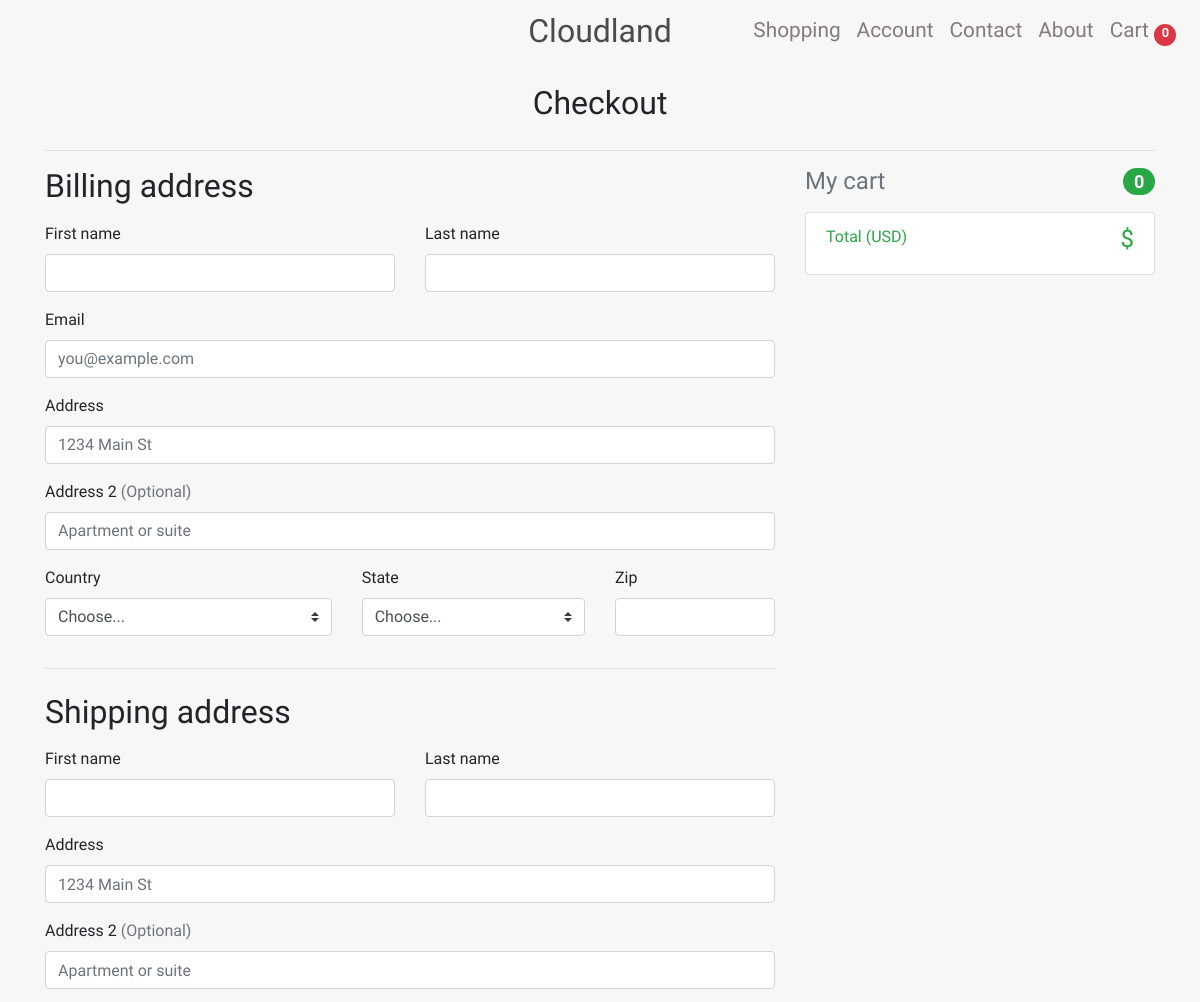
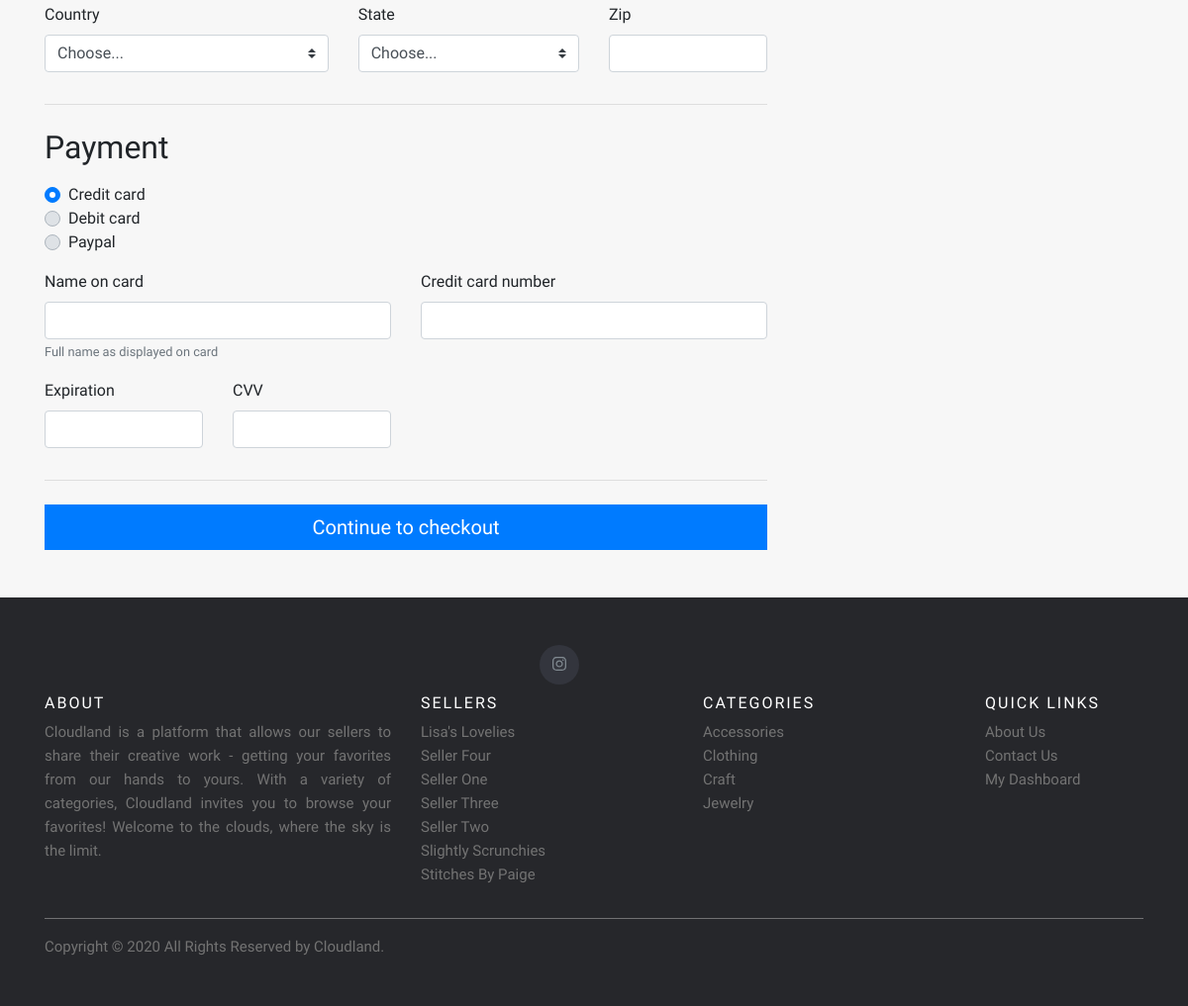
Screenshot of /orders/billing/ with the database file from the repository (2 pictures, top to bottom).
### store/models.py (models this page shows, shortened)
class Seller(models.Model):
    user = models.OneToOneField(User, on_delete=models.CASCADE, null=True)
    profile_picture = models.ImageField(upload_to='seller_profiles', help_text="Upload your profile picture for our about page", blank=True, null=True)
    bio_description = models.TextField(max_length=500, default="", help_text="Brief bio describing who you are and what you do")
    seller_full_name = models.CharField(max_length=50)
    seller_listing_name = models.CharField(max_length=50)
    email = models.EmailField(max_length=50)
    date_added = models.DateField(auto_now_add=True)
    slug = models.SlugField(null=True, unique=True)
    is_active = models.BooleanField(default=True)

class Category(models.Model):
    name = models.CharField(max_length=30)
    slug = models.SlugField(null=False, unique=True)
    class Meta:
        verbose_name_plural = "Categories"

### orders/views.py (the view)
# urls.py: path('billing/', views.billing, name='orders-billing'),
def billing(request):
    return render(request, 'orders/billing.html')

### store/context_processors.py (called while the page is built)
def add_variables_to_context(request):
    return {
        'sellers': sellers,
        'categories': categories,
    }

### orders/templates/orders/billing.html (shortened to what this page needs)
{% extends "store/base.html" %}
{% load static %}
{% block styles %}
<link href="{% static 'store/css/billing-styles.css' %}" rel="stylesheet">{% endblock styles %}
{% block content %}
<div class="container">
    <div class="py-1 mt-5 text-center">
        <h2>Checkout</h2>
    </div>
    <hr>
    <div class="row">
        <div class="col-md-4 order-md-2 mb-4">
            <h4 class="d-flex justify-content-between align-items-center mb-3">
                <span class="text-muted">My cart</span>
                <span class="badge badge-success badge-pill">{{cart.cartitem_set.all|length}}</span>
            </h4>
            <ul class="list-group mb-3 rounded-0">
                <li class="list-group-item d-flex justify-content-between text-success">
                    <span>Total (USD)</span>
                    <h4><b>${{ cart.total }}</b></h4>
                </li>
            </ul>
        </div>
        <div class="col-md-8 order-md-1">
            <h2 class="mb-3">Billing address</h2>
            <form class="needs-validation" novalidate>
                <div class="row">
                    <div class="col-md-6 mb-3">
                        <label for="firstName">First name</label>
                        <input type="text" class="form-control" id="firstName" placeholder="" value="" required>
                    </div>
                    <div class="col-md-6 mb-3">
                        <label for="lastName">Last name</label>
                        <input type="text" class="form-control" id="lastName" placeholder="" value="" required>
                    </div>
                </div>
                <div class="mb-3">
                    <label for="email">Email</label>
                    <input type="email" class="form-control" id="email" placeholder="you@example.com">
                </div>
                <div class="mb-3">
                    <label for="address">Address</label>
                    <input type="text" class="form-control" id="address" placeholder="1234 Main St" required>
                </div>
                <div class="mb-3">
                    <label for="address2">Address 2 <span class="text-muted">(Optional)</span></label>
                    <input type="text" class="form-control" id="address2" placeholder="Apartment or suite">
                </div>
                <div class="row">
                    <div class="col-md-5 mb-3">
                        <label for="country">Country</label>
                        <select class="custom-select d-block w-100" id="country" required>
                    <option value="">Choose...</option>
                  </select>
                    </div>
                    <div class="col-md-4 mb-3">
                        <label for="state">State</label>
                        <select class="custom-select d-block w-100" id="state" required>
                    <option value="">Choose...</option>
                  </select>
                    </div>
                    <div class="col-md-3 mb-3">
                        <label for="zip">Zip</label>
                        <input type="text" class="form-control" id="zip" placeholder="" required>
                    </div>
                </div>
                <hr class="mb-4">
                <h2 class="mb-3">Shipping address</h2>
                <div class="row">
                    <div class="col-md-6 mb-3">
                        <label for="firstName">First name</label>
                        <input type="text" class="form-control" id="firstName" placeholder="" value="" required>
                    </div>
                    <div class="col-md-6 mb-3">
                        <label for="lastName">Last name</label>
                        <input type="text" class="form-control" id="lastName" placeholder="" value="" required>
                    </div>
                </div>
                <div class="mb-3">
                    <label for="address">Address</label>
                    <input type="text" class="form-control" id="address" placeholder="1234 Main St" required>
                </div>
                <div class="mb-3">
                    <label for="address2">Address 2 <span class="text-muted">(Optional)</span></label>
                    <input type="text" class="form-control" id="address2" placeholder="Apartment or suite">
                </div>
                <div class="row">
                    <div class="col-md-5 mb-3">
                        <label for="country">Country</label>
                        <select class="custom-select d-block w-100" id="country" required>
                        <option value="">Choose...</option>
                      </select>
                    </div>
                    <div class="col-md-4 mb-3">
                        <label for="state">State</label>
                        <select class="custom-select d-block w-100" id="state" required>
                        <option value="">Choose...</option>
                      </select>
                    </div>
                    <div class="col-md-3 mb-3">
                        <label for="zip">Zip</label>
                        <input type="text" class="form-control" id="zip" placeholder="" required>
                    </div>
                </div>
                <hr class="mb-4">
                <h2 class="mb-3">Payment</h2>
                <div class="d-block my-3">
                    <div class="custom-control custom-radio">
                        <label class="custom-control-label" for="credit">Credit card</label>
                    </div>
                    <div class="custom-control custom-radio">
                        <label class="custom-control-label" for="debit">Debit card</label>
                    </div>
                    <div class="custom-control custom-radio">
                        <label class="custom-control-label" for="paypal">Paypal</label>
                    </div>
                </div>
                <div class="row">
                    <div class="col-md-6 mb-3">
                        <label for="cc-name">Name on card</label>
                        <input type="text" class="form-control" id="cc-name" placeholder="" required>
                        <small class="text-muted">Full name as displayed on card</small>
                    </div>
                    <div class="col-md-6 mb-3">
                        <label for="cc-number">Credit card number</label>
                        <input type="text" class="form-control" id="cc-number" placeholder="" required>
                    </div>
                </div>
                <div class="row">
                    <div class="col-md-3 mb-3">
                        <label for="cc-expiration">Expiration</label>
                        <input type="text" class="form-control" id="cc-expiration" placeholder="" required>
                    </div>
                    <div class="col-md-3 mb-3">
                        <label for="cc-expiration">CVV</label>
                        <input type="text" class="form-control" id="cc-cvv" placeholder="" required>
                    </div>
                </div>
                <hr class="mb-4">
                <button class="btn btn-primary btn-lg btn-block rounded-0" type="submit">Continue to checkout</button>
            </form>
        </div>
    </div>
</div>
{% endblock content %}

### store/templates/store/base.html (shortened to what this page needs)
{% load static %}
<!DOCTYPE html>
<html lang="en">
<head>
    <link href="{% static 'store/vendor/bootstrap/css/bootstrap.min.css' %}" rel="stylesheet">
    <link href="{% static 'store/css/base-styles.css' %}" rel="stylesheet">
    <link href="https://maxcdn.bootstrapcdn.com/bootstrap/4.1.1/css/bootstrap.min.css" rel="stylesheet" id="bootstrap-css">
    {% block styles %}{% endblock styles %}
</head>
<body>
    <nav class="navbar navbar-expand-lg fixed-top pl-3">
        <a class="navbar-brand" href="{% url 'store-products-page-all-home-home' %} ">
            Cloudland
        </a>
        <div class="collapse navbar-collapse" id="navbarResponsive" data-parent="#nav-collapse-icon">
            <ul class="navbar-nav ml-auto">
                {% if user.groups.all.0.name == 'Seller' %}
                <li class="nav-item">
                    <a class="nav-link " href="{% url 'seller-dashboard' %}">Dashboard</a>
                </li>
                <li class="nav-item">
                    <a class="nav-link " href="{% url 'store-products-page-all-home-home' %}">Shopping</a>
                </li>
                <li class="nav-item">
                    <a class="nav-link" href="{% url 'about' %}">About</a>
                </li>
                {% else %}
                <li class="nav-item">
                    <a class="nav-link " href="{% url 'store-products-page-all-home-home' %}">Shopping</a>
                </li>
                <li class="nav-item">
                    <a class="nav-link " href="{% url 'accounts-dashboard' %}">Account</a>
                </li>
                <li class="nav-item">
                    <a class="nav-link " href="{% url 'store-contact' %} ">Contact</a>
                </li>
                <li class="nav-item">
                    <a class="nav-link" href="{% url 'about' %}">About</a>
                </li>
                {% endif %}
            </ul>
        </div>
        {% if user.groups.all.0.name != 'Seller' %}
        <ul class="navbar-nav">
            <li class="">
                <a class="nav-link" href="{% url 'store-cart' %} ">
                    Cart
                    {% if request.session.cart_items_total %}
                    <span class="badge badge-pill badge-danger my-auto" id="cart-badge">{{ request.session.cart_items_total }}</span>
                    {% else %}
                    <span class="badge badge-pill badge-danger my-auto" id="cart-badge">0</span> {% endif %}
                </a>
            </li>
        </ul>
        {% endif %}
    </nav>
    <div id="top">
        <div class="body-content-buffer">
            {% block content %} {% endblock content %}
        </div>
    </div>
</body>
<footer class="site-footer py-5 mt-5">
    <div class="container">
        <div class="col-md-6 justify-content-center">
            <ul class="social-icons">
                <li>
                    <a href="#" class="instagram"><i class="fab fa-instagram"></i></a>
                </li>
            </ul>
        </div>
        <div class="row">
            <div class="col-md-4 col-sm-12">
                <h6>About</h6>
                <p class="text-justify">
                    Cloudland is a platform that allows our sellers to share their creative work - getting your favorites from our hands to yours. With a variety of categories, Cloudland invites you to browse your favorites! Welcome to the clouds, where the sky is the limit.
                </p>
            </div>
            <div class="col-md-3 col-sm-4 col-4">
                <h6>Sellers</h6>
                <ul class="footer-links">
                    {% for seller in sellers %}
                    <li>
                        <a id="{{ seller.slug }}" href="{% url 'store-products-page-filter-category' seller.slug %}">{{ seller.seller_listing_name }}</a>
                    </li>
                    {% endfor %}
                </ul>
            </div>
            <div class="col-md-3 col-sm-4 col-4">
                <h6>Categories</h6>
                <ul class="footer-links">
                    {% for category in categories %}
                    <li>
                        <a id="{{ category.slug }}" href="{% url 'store-products-page-filter-category' category.slug %}">{{ category.name }}</a>
                    </li>
                    {% endfor %}
                </ul>
            </div>
            <div class="col-md-2 col-sm-4 col-4">
                <h6>Quick Links</h6>
                <ul class="footer-links">
                    <li><a href="{% url 'about' %}">About Us</a></li>
                    <li><a href="{% url 'store-contact' %}">Contact Us</a></li>
                    {% if user.groups.all.0.name == 'Seller' %}
                    <li><a href="{% url 'seller-dashboard' %}">My Dashboard</a></li>
                    {% else %}
                    <li><a href="{% url 'accounts-dashboard' %}">My Dashboard</a></li>
                    {% endif %}
                </ul>
            </div>
        </div>
        <hr>
    </div>
    <div class="container">
        <div class="row">
            <div class="col-md-8 col-sm-6 col-xs-12">
                <p class="copyright-text">Copyright &copy; 2020 All Rights Reserved by Cloudland.</p>
            </div>
        </div>
    </div>
</footer>
</html>

### store/static/store/css/base-styles.css (style rules this page uses)
* { transition: all .2s ease-in-out; }
body { font-family: 'Darker Grotesque' !important; height: 100vh; background-color: rgb(247, 247, 247) !important; }
b { font-weight: 500 !important; }
.btn { border: none !important; outline: none !important; background-color: #000; color: #FFF; padding: 5px 10px; border-radius: 0 !important; }
form { background-color: transparent; }
.navbar { background-color: rgb(247, 247, 247) !important; color: #000 !important; min-height: 70px !important; padding-top: 0 !important; transition: all 0.5s !important; }
.navbar a:not(.navbar-brand) { color: rgb(133, 123, 123) !important; font-size: 1.3rem !important; }
.navbar a span { font-size: 0.8rem !important; padding-bottom: 0.5em; width: 22px; height: 22px; }
.navbar .navbar-brand { position: absolute; transform: translateX(-50%); left: 50%; font-family: 'Acme', sans-serif; font-size: 2em; }
.navbar-brand { color: rgb(75, 75, 75) !important; }
.body-content-buffer { margin-top: 80px; }
.site-footer { background-color: #26272b; padding: 45px 0 20px; font-size: 15px; line-height: 24px; color: #737373; }
.site-footer hr { border-top-color: #bbb; opacity: 0.5 }
.site-footer h6 { color: #fff; font-size: 16px; text-transform: uppercase; margin-top: 5px; letter-spacing: 2px }
.site-footer a { color: #737373; }
.footer-links { padding-left: 0; list-style: none }
.footer-links li { display: block }
.footer-links a { color: #737373 }
.site-footer .social-icons { text-align: right }
.site-footer .social-icons a { width: 40px; height: 40px; line-height: 40px; margin-left: 6px; margin-right: 0; border-radius: 100%; background-color: #33353d }
.copyright-text { margin: 0 }
.social-icons { padding-left: 0; margin-bottom: 0; list-style: none }
.social-icons li { display: inline-block; margin-bottom: 4px }
.social-icons a { background-color: #eceeef; color: #818a91; font-size: 16px; display: inline-block; line-height: 44px; width: 44px; height: 44px; text-align: center; margin-right: 8px; border-radius: 100%; -webkit-transition: all .2s linear; -o-transition: all .2s linear; transition: all .2s linear }

### rows the page displays
Seller: seller_listing_name "Lisa's Lovelies"
Seller: seller_listing_name "Seller Four"
Seller: seller_listing_name "Seller One"
Seller: seller_listing_name "Seller Three"
Seller: seller_listing_name "Seller Two"
Seller: seller_listing_name "Slightly Scrunchies"
Seller: seller_listing_name "Stitches By Paige"
Category: name "Accessories"
Category: name "Clothing"
Category: name "Craft"
Category: name "Jewelry"

### other values shown
{{ cart.cartitem_set.all|length }} "0"
